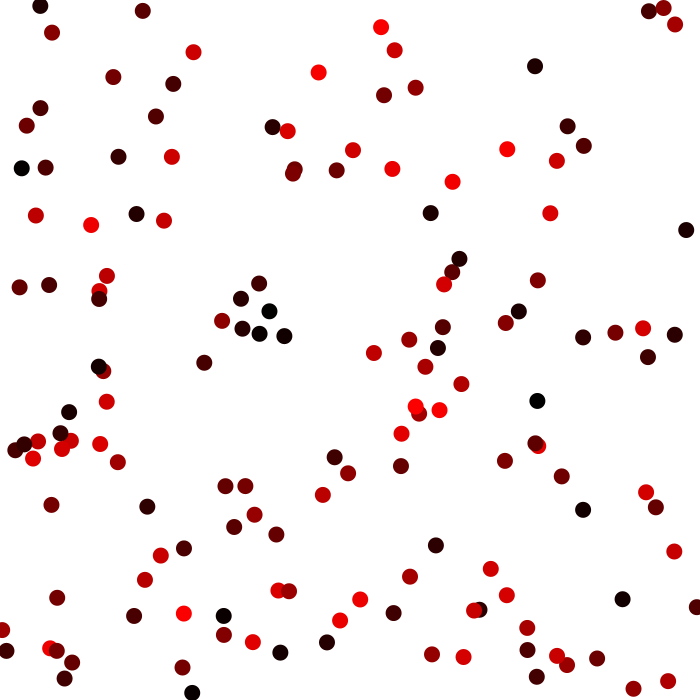
Frame 1 (no input)
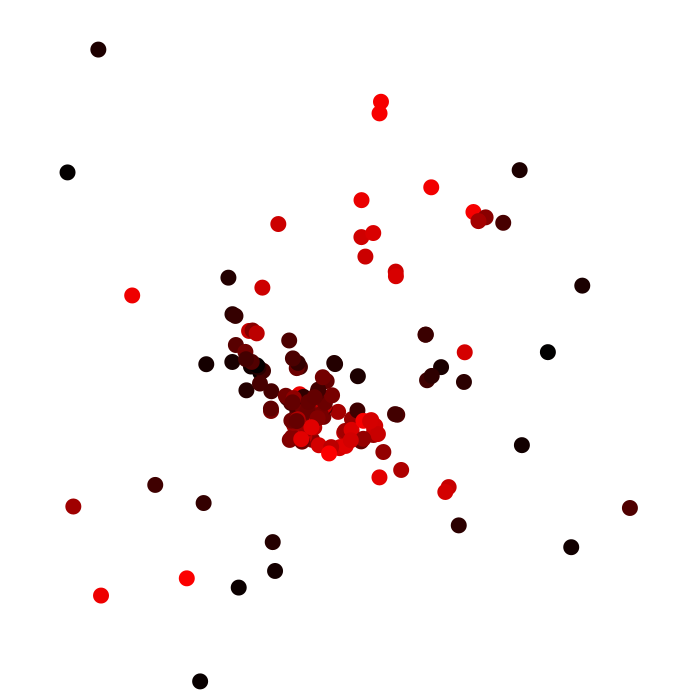
Frame 60 (the mouse pressed at the canvas centre just before this capture)
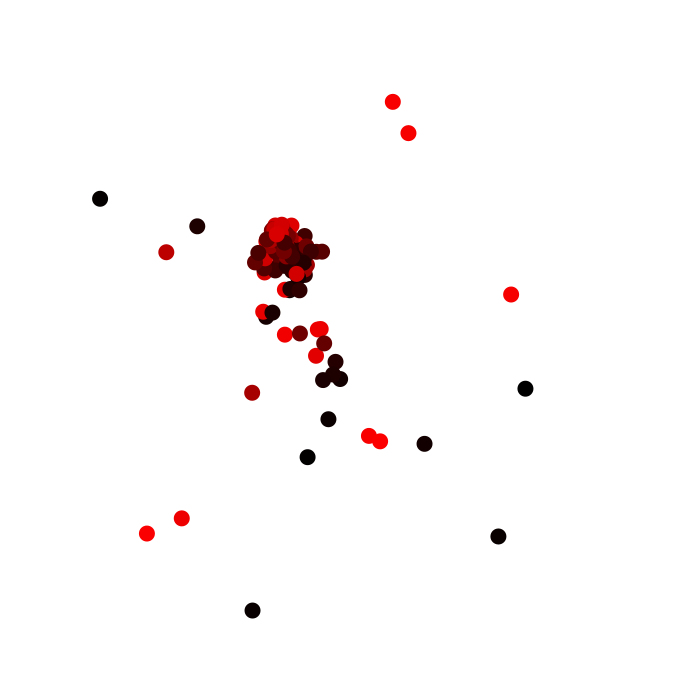
Frame 120 (the mouse held since frame 60 and released just before this capture)

The Processing sketch that drew these frames (run headless with seeded random() and noise(); from frame 60 on, the mouse is pressed at the canvas centre):

// Processing sketch: ColorBasedAttraction
// ── ColorBasedAttraction.pde
int initNum = 150;

Dot[] all;

int a;
void setup() {
  size(700, 700);
  all = new Dot[initNum];
  smooth();
  for(a = 0; a < all.length; a++)
    all[a] = new Dot(random(width), random(height), 8, color(random(255), 0*random(255), 0*random(255)));
}


void draw() {
  background(255);
  noStroke();
  for(a = 0; a < all.length; a++)
    all[a].next(a);
}

class Dot {

  float x,
  y,
  size,
  dx,
  dy,
  temp,
  angle;
  int dispColor;
  Dot tempDot;

  Dot(float ix, float iy, float isize, int ic) {
    x = ix;
    y = iy;
    size = isize;
    dispColor = ic;
  }

  float dist;
  void next(int a) {
    for(a = 0; a < all.length; a++) {
      tempDot = all[a];
      if(!tempDot.equals(this)) {
        dist = dist(x, y, tempDot.x, tempDot.y);
        temp = similarity(tempDot)/dist;
        angle = atan2(y-tempDot.y, x-tempDot.x);
        addVelocity(temp*cos(angle), temp*sin(angle));
      }
    }
    x = bounds(x+(dx *= .95), random(1), width-random(1));
    if(x <= size | x >= width-size) dx *= -1;
    y = bounds(y+(dy *= .95), random(1), height-random(1));
    if(y <= size | y >= height-size) dy *= -1;
    show();
  }

  float similarity(Dot which) {
    return map(abs(red(dispColor)-red(which.dispColor))+abs(green(dispColor)-green(which.dispColor))+abs(green(dispColor)-green(which.dispColor)), 128, 256, 0, 2);
  }

  float equality(Dot which) {
    return map(abs(size-which.size), 2, 9, 1, 0);
  }

  void addVelocity(float adx, float ady) {
    setVelocity(dx+adx, dy+ady);
  }

  void setVelocity(float adx, float ady) {
    dx = adx;
    dy = ady;
  }

  void show() {
    fill(dispColor);
    ellipse(x, y, size*2, size*2);
  }

}

float bounds(float a, float l, float h) {
  return a > h ? h : a < l ? l : a;
}
